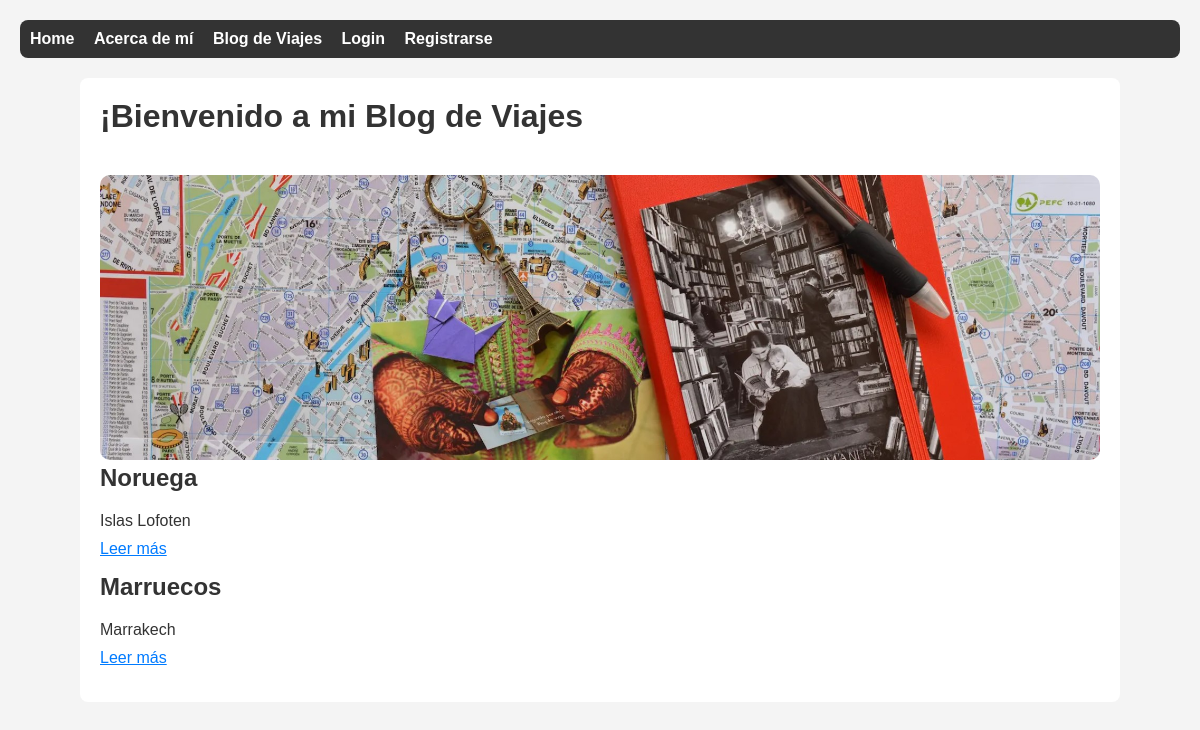
The page /pages/ on the database its author committed.
### pages/models.py (models this page shows, shortened)
class Page(models.Model):
    title = models.CharField(max_length=100, verbose_name="Título")
    subtitle = models.CharField(max_length=150, verbose_name="Subtítulo")
    content = RichTextField(verbose_name="Contenido")
    image = models.ImageField(upload_to='pages/', verbose_name="Imagen")
    date = models.DateTimeField(auto_now_add=True, verbose_name="Fecha")

### pages/views.py (the view)
# urls.py: path('', pages_list, name='pages_list'),
def pages_list(request):
    pages = Page.objects.all()
    return render(request, 'pages/pages_list.html', {'pages': pages})

### pages/templates/pages/pages_list.html (shortened to what this page needs)
{% extends 'base.html' %}
{% load static %}
{% block content %}
<h1 class="titulo-centrado">¡Bienvenido a mi Blog de Viajes</h1>
<img src="{% static 'img/viajes.jpg' %}" alt="Daniela viajando por el mundo" style="width: 100%; height: auto; margin-top: 20px; border-radius: 10px;">
{% if pages %}
    <ul>
    {% for page in pages %}
        <li>
            <h2>{{ page.title }}</h2>
            <p>{{ page.subtitle }}</p>
            <a href="{% url 'pages:page_detail' page.pk %}">Leer más</a>
        </li>
    {% endfor %}
    </ul>
{% else %}
    <p>No hay páginas aún.</p>
{% endif %}
{% endblock %}

### static/styles.css (style rules this page uses)
body, h1, h2, h3, h4, h5, h6, p, ul, li, a, form, input, button { margin: 0; padding: 0; box-sizing: border-box; }
body { font-family: Arial, sans-serif; background-color: #f4f4f4; color: #333; padding: 20px; }
h1, h2 { margin-bottom: 20px; }
p { margin-bottom: 10px; }
ul { list-style: none; }
li { margin-bottom: 15px; }
img { max-width: 100%; height: auto; border-radius: 8px; }
a { color: #007bff; }

### rows shown on the page
Page: title "Noruega", subtitle "Islas Lofoten"
Page: title "Marruecos", subtitle "Marrakech"
